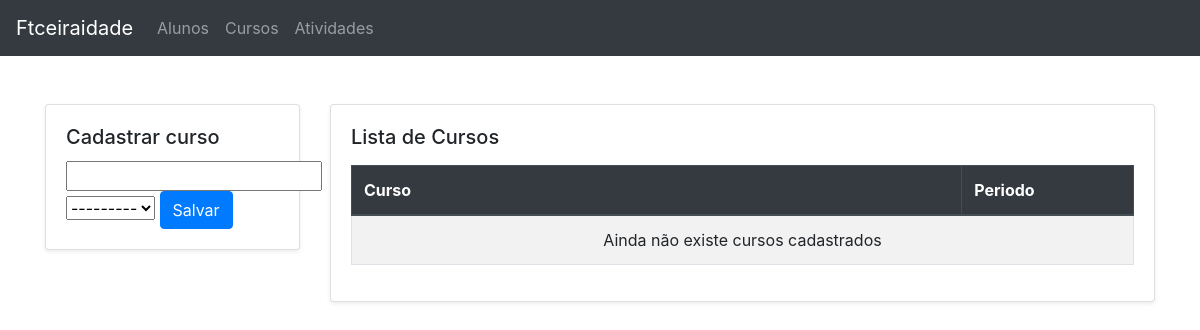
Page /cursos on the earlier database version.
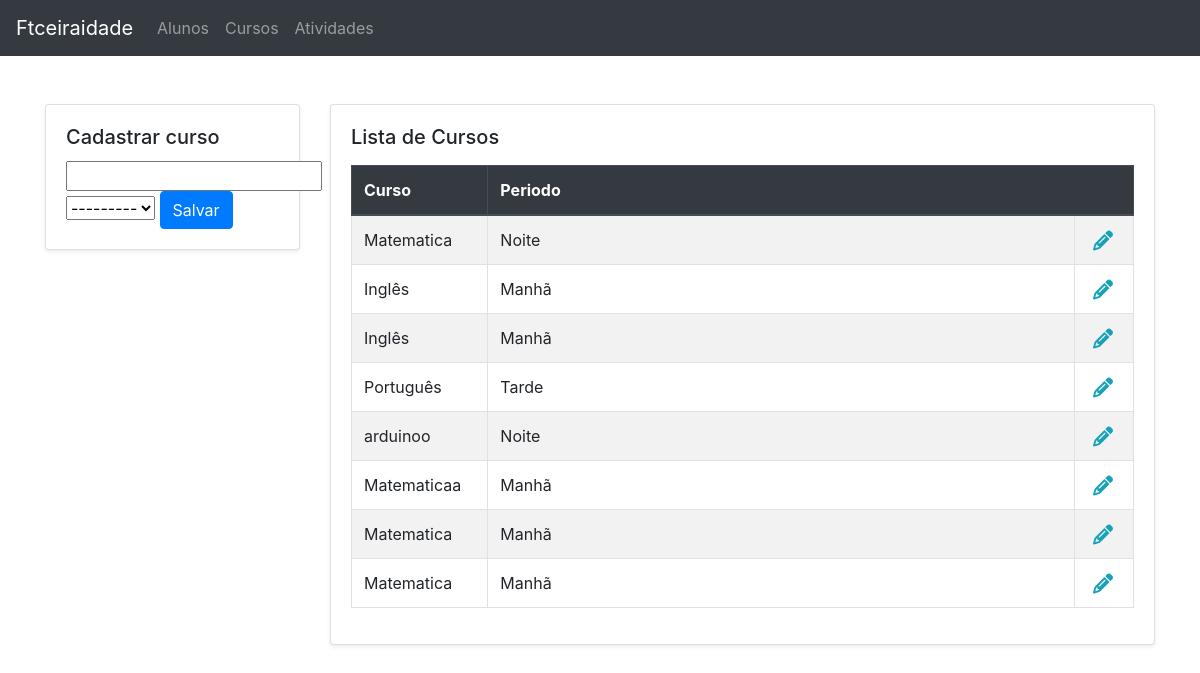
Same page on the later database version.
### core/models.py (models this page shows, shortened)
class Course(SoftDeletableModel, TimeStampedModel):
    PERIOD_TYPE = [
        ('morning', 'Manhã'),
        ('afternoon', 'Tarde'),
        ('night', 'Noite'),
    ]
    name = models.CharField('Nome', max_length=100)
    period = models.CharField('Período', max_length=50, choices=PERIOD_TYPE)
    class Meta:
        verbose_name = 'Curso'
        verbose_name_plural = 'Cursos'

### core/views.py (the view)
# urls.py: path('cursos', courses, name='courses'),
def courses(request):
    template_name = 'course.html'
    form = CourseForm(request.POST or None)
    courses = Course.objects.all()
    if request.method == 'POST':
        if form.is_valid():
            form.save()
            return redirect('courses')
    return render(request, template_name, locals())

### core/forms.py
class CourseForm(forms.ModelForm):
    class Meta:
        model = Course
        fields = '__all__'

### core/templates/course.html (shortened to what this page needs)
{% extends "base_add_list.html" %}
{% load bootstrap %}
{% block insert_title %}Cadastrar curso{% endblock insert_title %}
{% block insert_data %}
<form action="{% if courseId %}
        {% url 'course' course.id %}
    {% else %}
        {% url 'courses' %}
    {% endif %}" method="POST">
    {{ form.name|bootstrap }}
    {{ form.period|bootstrap }}
    <button type="submit" class="btn btn-primary"
        name='SAVE'>{% if courseId %}Atualizar{% else %}Salvar{% endif %}</button>
</form>
{% endblock insert_data %}
{% block list_title %}Lista de Cursos{% endblock list_title %}
{% block list_columns %}
<tr>
    <th>Curso</th>
    <th colspan='2'>Periodo</th>
</tr>
{% endblock list_columns %}
{% block list_data %}
{% for course in courses %}
<tr>
    <td>{{ course.name }}</td>
    <td class='w-75'>{{ course.get_period_display }}</td>
    <td class='text-right'>
        <a href="{% url 'course' course.id %}" class='pr-2'>
            <i class="fa fa-pencil fa-lg text-info"></i>
        </a>
    </td>
</tr>
{% empty %}
<tr>
    <td colspan='2' class='text-center'>Ainda não existe cursos cadastrados</td>
</tr>
{% endfor %}
{% endblock list_data %}

### core/templates/base_add_list.html (shortened to what this page needs)
{% extends "base.html" %}
{% block main %}
<div class="row">
    <div class="col-sm-3">
        <div class="card shadow-sm">
            <div class="card-body">
                <h5 class="card-title">
                    {% block insert_title %}
                    {% endblock insert_title %}
                </h5>
                {% block insert_data %}
                {% endblock insert_data %}
            </div>
        </div>
    </div>
    <div class="col-sm-9">
        <div class="card shadow-sm">
            <div class="card-body">
                <h5 class="card-title">
                    {% block list_title %}
                    {% endblock list_title %}
                </h5>
                <table class="table table-striped table-bordered">
                    <thead class="thead-dark">
                        {% block list_columns %}
                        {% endblock list_columns %}
                    </thead>
                    <tbody>
                        {% block list_data %}
                        {% endblock list_data %}
                    </tbody>
                </table>
            </div>
        </div>
    </div>
</div>
{% endblock main %}

### core/templates/base.html (shortened to what this page needs)
{% load static %}
<!DOCTYPE html>
<html lang="pt-br">
<head>
    <link rel="stylesheet" media="all" href="{% static 'font-awesome/css/font-awesome.css' %}" type="text/css"
        charset="utf-8">
    <link rel="stylesheet" media="all" href="{% static 'bootstrap/dist/css/bootstrap.css' %}" type="text/css"
        charset="utf-8">
</head>
<body>
    <nav class="navbar navbar-expand-sm bg-dark navbar-dark">
        <a class="navbar-brand" href="#">Ftceiraidade</a>
        <div class="collapse navbar-collapse" id="navbarNavAltMarkup">
            <div class="navbar-nav">
                <a class="nav-item nav-link" href="{% url 'students' %}">Alunos</a>
                <a class="nav-item nav-link" href="{% url 'courses' %}">Cursos</a>
                <a class="nav-item nav-link" href="{% url 'activities' %}">Atividades</a>
            </div>
        </div>
    </nav>
    <div class="container mt-5">
        {% block main %} {% endblock %}
    </div>
</body>
</html>

Differences in the rows shown:
added Course: name "Matematica", period "Noite"
added Course: name "Inglês", period "Manhã"
added Course: name "Inglês", period "Manhã"
added Course: name "Português", period "Tarde"
added Course: name "arduinoo", period "Noite"
added Course: name "Matematicaa", period "Manhã"
added Course: name "Matematica", period "Manhã"
added Course: name "Matematica", period "Manhã"
Other differences:
text no longer shown: "Ainda não existe cursos cadastrados"
